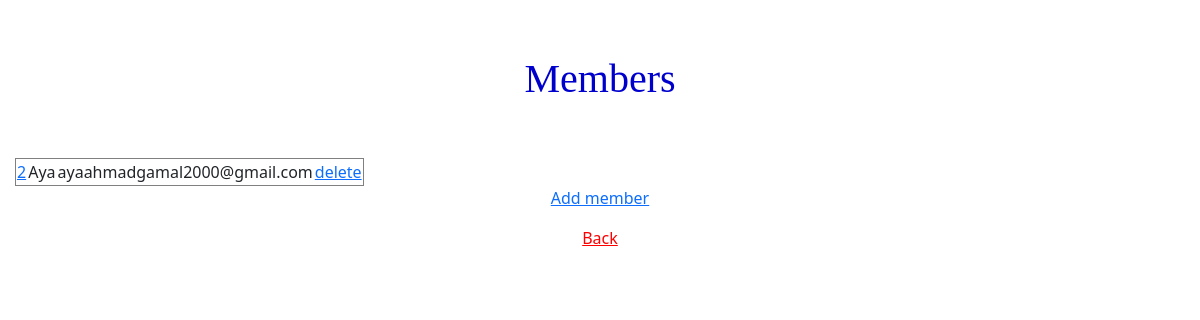
Page /list on the earlier database version.
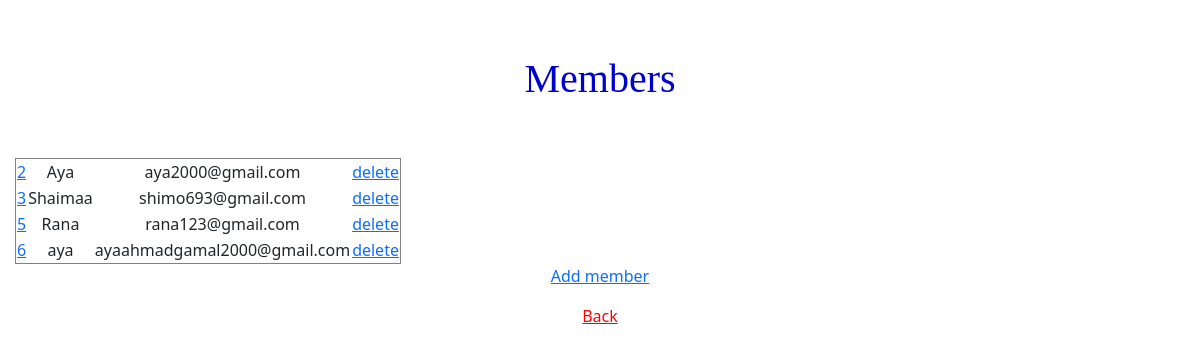
Same page on the later database version.
### Asec/models.py (models this page shows)
class User(AbstractUser):
    pass

### Asec/views.py (the view)
# urls.py: path("list",views.list_members,name="list"),
def list_members(request):
    users = User.objects.all().values()
    return render(request,"Committee/List_of_members.html",{"users": users})

### Asec/Templates/Committee/List_of_members.html
{% extends "Committee/layout.html" %}
{% block body %}
<h1>Members</h1>
<body>
<table border="1">
{% for x in users %}
  <tr>
  <td><a href="update/{{ x.id }}">{{ x.id }}</a></td>
  <td>{{ x.username }}</td>
  <td>{{ x.email }}</td>
  <td><a href="delete/{{ x.id }}">delete</a></td>
  </tr>
{% endfor %}
</table>
<p>
<a href="add/">Add member</a>
</p>
</body>
{% endblock %}

### Asec/Templates/Committee/layout.html (shortened to what this page needs)
<!DOCTYPE html>
<html lang="en">
    <head>
        <link href="https://cdn.jsdelivr.net/npm/bootstrap@5.2.2/dist/css/bootstrap.min.css" rel="stylesheet">
    </head>
    <body>
        {% block body %}
        {% endblock %}
        <a href="{% url 'main' %}" button style="color: red", width="15px",height="70px",font-family="bold",padding="10px"> Back </button>
    </body>
</html>

### Asec/Templates/Committee/layout.html (style rules this page uses)
h1 { color: mediumblue; padding: 40px; margin: 15px; font-family: bold ; }
body { text-align: center; margin: 15px; }

Differences in the rows shown:
changed User "Aya": email "ayaahmadgamal2000@gmail.com" → "aya2000@gmail.com"
added User: id "3", username "Shaimaa", email "shimo693@gmail.com"
added User: id "5", username "Rana", email "rana123@gmail.com"
added User: id "6", username "aya", email "ayaahmadgamal2000@gmail.com"
